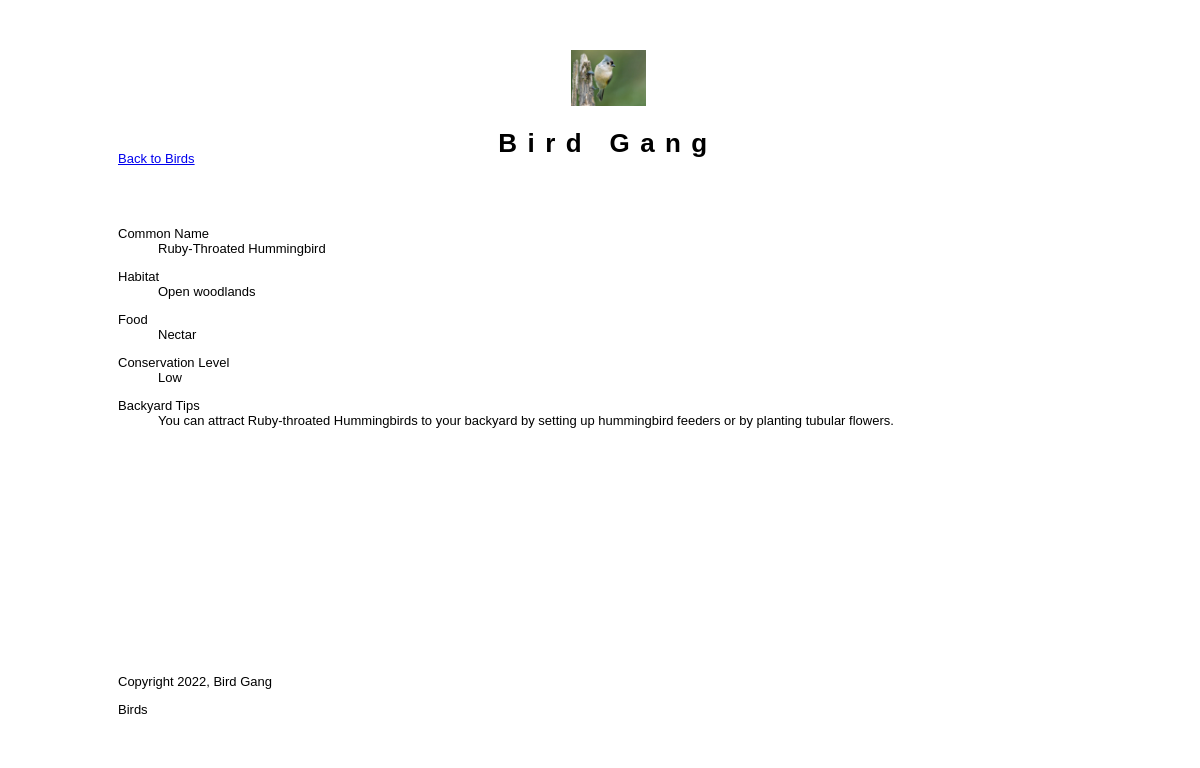
Page /detail.php?id=10 on the committed database.
### tables this page shows
CREATE TABLE `birds` (
  `id` int(11) NOT NULL,
  `common_name` varchar(100) NOT NULL,
  `habitat` varchar(100) NOT NULL,
  `food` varchar(100) NOT NULL,
  `conservation_id` tinyint(4) NOT NULL,
  `backyard_tips` varchar(255) NOT NULL
);

### private/classes/bird.class.php (called while the page is built, shortened)
<?php
class Bird {
  static protected $database;
  static public function set_database($database) {
    self::$database = $database;
  }
  static public function find_by_sql($sql) {
    $result = self::$database->query($sql);
    $objectArray = [];
    while ($record = $result->fetch_assoc()){
      $objectArray[] = self::instantiate($record);
    }
    return $objectArray;
  }
  static public function find_by_id($id)
  {
      $sql = "SELECT * FROM birds ";
      $sql .= "WHERE id='" . self::$database->escape_string($id) . "'";
      $obj_array = self::find_by_sql($sql);
      if (!empty($obj_array)) {
          return array_shift($obj_array);
      } else {
          return false;
      }
  }
  static protected function instantiate($record) {
    $object = new self;
    foreach($record as $property => $value) {
      if(property_exists($object, $property)) {
        $object->$property = $value;
      }
    }
    return $object;
  }
  protected $conservation_id;
  public function conservation() {
    if ($this -> conservation_id > 0) {
      return self::CONSERVATION[$this -> conservation_id];
    } else {
      return "Unknown";
    }
  }
}
?>

### private/functions.php (called while the page is built, shortened)
<?php
function h($string="") {
  return htmlspecialchars($string);
}
?>

### public/detail.php (the view, shortened to what this page needs)
<?php include(SHARED_PATH . '/public_header.php'); ?>
<?php
$id = $_GET['id'] ?? false;
$bird = Bird::find_by_id($id);
?>
<div id="main">
  <a href="bird.php">Back to Birds</a>
  <div id="page">
    <div class="detail">
      <dl>
        <dt>Common Name</dt>
        <dd><?php echo h($bird->common_name); ?></dd>
      </dl>
      <dl>
        <dt>Habitat</dt>
        <dd><?php echo h($bird->habitat); ?></dd>
      </dl>
      <dl>
        <dt>Food</dt>
        <dd><?php echo h($bird->food); ?></dd>
      </dl>
      <dl>
        <dt>Conservation Level</dt>
        <dd><?php echo h($bird->conservation()); ?></dd>
      </dl>
      <dl>
        <dt>Backyard Tips</dt>
        <dd><?php echo h($bird->backyard_tips); ?></dd>
      </dl>
    </div>
  </div>
</div>
<?php include(SHARED_PATH . '/public_footer.php'); ?>

### public/stylesheets/public.css (style rules this page uses)
html { height: 100%; width: 100%; }
body { width: 100%; height: 100%; border: 0; font: 13px/15px Verdana, Arial, Helvetica, sans-serif; background: #FFFFFF; }
#main { width: 980px; height: 500px; margin: 0 auto; padding: 0; }
div#page { margin: 60px auto; }

### rows in the picture
birds: common_name "Ruby-Throated Hummingbird", habitat "Open woodlands", food "Nectar", conservation "Low", backyard_tips "You can attract Ruby-throated Hummingbirds to your backyard by setting up hummingbird feeders or by planting tubular flowers."
